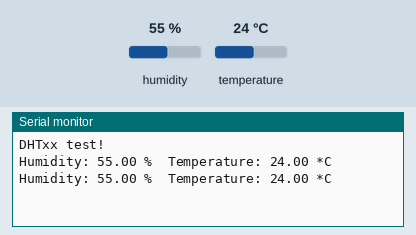
Recording of a sketch running on a simulated ESP8266 (NodeMCU). Parts: the last lines printed to the serial monitor. The test bench sets the inputs (shaded band); at power-on: humidity 55 %, temperature 24 °C.

Above: at 4.8 s.
4.9 s: humidity set to 22 %
At 7.0 s:
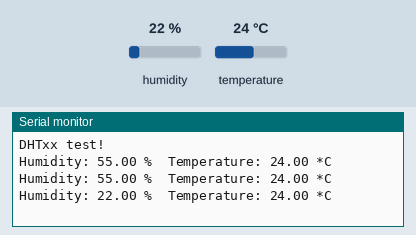
7.9 s: temperature set to 12 °C
At 8.7 s:
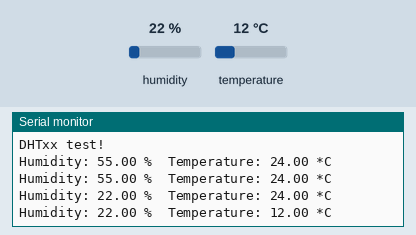
10.9 s: humidity set to 40 %
At 13.3 s:
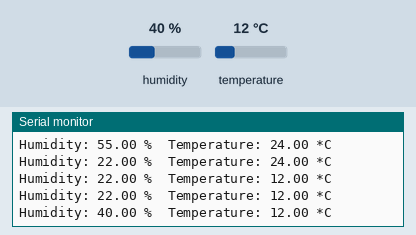
Timing chart, 0 to 14.8 s (numbered marks = the images above; inputs shaded):
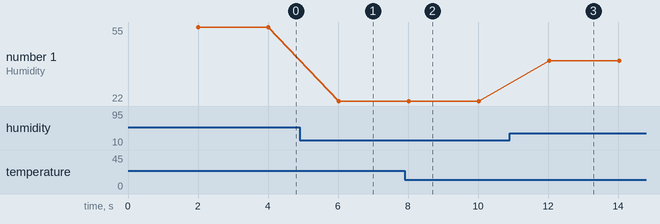

Measured:
- after the input at 4.9 s, the serial monitor: prints a new line after 1.1 s (image 1)
- after the input at 7.9 s, the serial monitor: prints a new line after 0.12 s (image 2)
- after the input at 10.9 s, the serial monitor: prints a new line after 1.1 s (image 3)
- plotted number 1: 55 → 22 after the input at 4.9 s, 22 → 40 after the input at 10.9 s

The sketch:

ESP8266_002_DHT22.ino
```cpp
// Example testing sketch for various DHT humidity/temperature sensors
// Written by ladyada, public domain

#include <DHT.h>

#define DHTPIN D1     // what digital pin we're connected to on the NodeMCU board

// Uncomment whatever type you're using!
//#define DHTTYPE DHT11   // DHT 11
#define DHTTYPE DHT22   // DHT 22  (AM2302), AM2321
//#define DHTTYPE DHT21   // DHT 21 (AM2301)

// Connect pin 1 (on the left) of the sensor to +3.3V
// Connect pin 2 of the sensor to whatever your DHTPIN is
// Connect pin 4 (on the right) of the sensor to GROUND
// Connect a 10K resistor from pin 2 (data) to pin 1 (power) of the sensor

// Initialize DHT sensor.
// Note that older versions of this library took an optional third parameter to
// tweak the timings for faster processors.  This parameter is no longer needed
// as the current DHT reading algorithm adjusts itself to work on faster procs.
DHT dht(DHTPIN, DHTTYPE);

void setup() {
  Serial.begin(9600);
  Serial.println("DHTxx test!");

  dht.begin();
}

void loop() {
  // Wait a few seconds between measurements.
  delay(2000);

  // Reading temperature or humidity takes about 250 milliseconds!
  // Sensor readings may also be up to 2 seconds 'old' (its a very slow sensor)
  float h = dht.readHumidity();
  // Read temperature as Celsius (the default)
  float t = dht.readTemperature();
  // Read temperature as Fahrenheit (isFahrenheit = true)
  float f = dht.readTemperature(true);

  // Check if any reads failed and exit early (to try again).
  if (isnan(h) || isnan(t) || isnan(f)) {
    Serial.println("Failed to read from DHT sensor!");
    return;
  }

  // Compute heat index in Fahrenheit (the default)
  float hif = dht.computeHeatIndex(f, h);
  // Compute heat index in Celsius (isFahreheit = false)
  float hic = dht.computeHeatIndex(t, h, false);

  Serial.print("Humidity: ");
  Serial.print(h);
  Serial.print(" %\t");
  Serial.print("Temperature: ");
  Serial.print(t);
  Serial.println(" *C ");

  /* Removed the data points below */
  //Serial.print(" *C ");
  //Serial.print(f);
  //Serial.print(" *F\t");
  //Serial.print("Heat index: ");
  //Serial.print(hic);
  //Serial.print(" *C ");
  //Serial.print(hif);
  //Serial.println(" *F");
}
```
